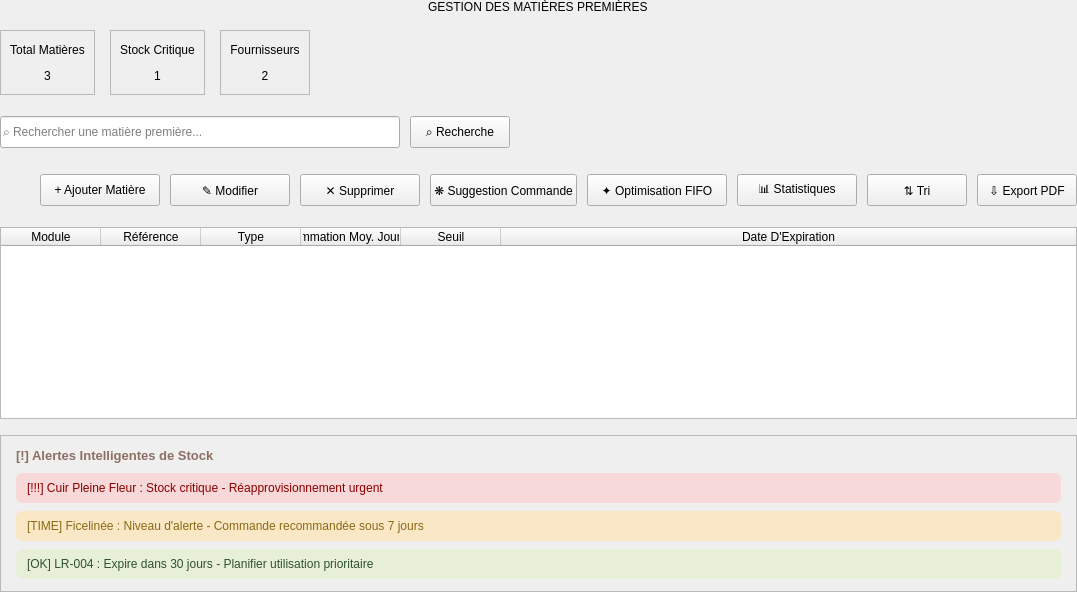
            <widget class="QWidget" name="rawMaterialsPage">
             <layout class="QVBoxLayout" name="verticalLayout_9">
              <property name="spacing">
               <number>16</number>
              </property>
              <property name="leftMargin">
               <number>0</number>
              </property>
              <property name="topMargin">
               <number>0</number>
              </property>
              <property name="rightMargin">
               <number>0</number>
              </property>
              <property name="bottomMargin">
               <number>0</number>
              </property>
              <item alignment="Qt::AlignmentFlag::AlignHCenter">
               <widget class="QLabel" name="matiereTitle">
                <property name="text">
                 <string>GESTION DES MATIÈRES PREMIÈRES</string>
                </property>
               </widget>
              </item>
              <item>
               <widget class="QWidget" name="statsContainerMatiere" native="true">
                <property name="minimumSize">
                 <size>
                  <width>0</width>
                  <height>65</height>
                 </size>
                </property>
                <property name="maximumSize">
                 <size>
                  <width>16777215</width>
                  <height>65</height>
                 </size>
                </property>
                <layout class="QHBoxLayout" name="horizontalLayout_8">
                 <property name="spacing">
                  <number>15</number>
                 </property>
                 <property name="leftMargin">
                  <number>0</number>
                 </property>
                 <property name="topMargin">
                  <number>0</number>
                 </property>
                 <property name="rightMargin">
                  <number>0</number>
                 </property>
                 <property name="bottomMargin">
                  <number>0</number>
                 </property>
                 <item>
                  <widget class="QFrame" name="statsCardMatiere1">
                   <property name="frameShape">
                    <enum>QFrame::Shape::StyledPanel</enum>
                   </property>
                   <layout class="QVBoxLayout" name="verticalLayout_10">
                    <item>
                     <widget class="QLabel" name="statsLabelMatiere1">
                      <property name="text">
                       <string>Total Matières</string>
                      </property>
                      <property name="alignment">
                       <set>Qt::AlignmentFlag::AlignCenter</set>
                      </property>
                     </widget>
                    </item>
                    <item>
                     <widget class="QLabel" name="statsValueMatiere1">
                      <property name="text">
                       <string>3</string>
                      </property>
                      <property name="alignment">
                       <set>Qt::AlignmentFlag::AlignCenter</set>
                      </property>
                     </widget>
                    </item>
                   </layout>
                  </widget>
                 </item>
                 <item>
                  <widget class="QFrame" name="statsCardMatiere2">
                   <property name="frameShape">
                    <enum>QFrame::Shape::StyledPanel</enum>
                   </property>
                   <layout class="QVBoxLayout" name="verticalLayout_11">
                    <item>
                     <widget class="QLabel" name="statsLabelMatiere2">
                      <property name="text">
                       <string>Stock Critique</string>
                      </property>
                      <property name="alignment">
                       <set>Qt::AlignmentFlag::AlignCenter</set>
                      </property>
                     </widget>
                    </item>
                    <item>
                     <widget class="QLabel" name="statsValueMatiere2">
                      <property name="text">
                       <string>1</string>
                      </property>
                      <property name="alignment">
                       <set>Qt::AlignmentFlag::AlignCenter</set>
                      </property>
                     </widget>
                    </item>
                   </layout>
                  </widget>
                 </item>
                 <item>
                  <widget class="QFrame" name="statsCardMatiere3">
                   <property name="frameShape">
                    <enum>QFrame::Shape::StyledPanel</enum>
                   </property>
                   <layout class="QVBoxLayout" name="verticalLayout_12">
                    <item>
                     <widget class="QLabel" name="statsLabelMatiere3">
                      <property name="text">
                       <string>Fournisseurs</string>
                      </property>
                      <property name="alignment">
                       <set>Qt::AlignmentFlag::AlignCenter</set>
                      </property>
                     </widget>
                    </item>
                    <item>
                     <widget class="QLabel" name="statsValueMatiere3">
                      <property name="text">
                       <string>2</string>
                      </property>
                      <property name="alignment">
                       <set>Qt::AlignmentFlag::AlignCenter</set>
                      </property>
                     </widget>
                    </item>
                   </layout>
                  </widget>
                 </item>
                 <item>
                  <spacer name="horizontalSpacer_6">
                   <property name="orientation">
                    <enum>Qt::Orientation::Horizontal</enum>
                   </property>
                   <property name="sizeHint" stdset="0">
                    <size>
                     <width>40</width>
                     <height>20</height>
                    </size>
                   </property>
                  </spacer>
                 </item>
                </layout>
               </widget>
              </item>
              <item>
               <widget class="QWidget" name="searchWidget" native="true">
                <property name="minimumSize">
                 <size>
                  <width>0</width>
                  <height>42</height>
                 </size>
                </property>
                <layout class="QHBoxLayout" name="searchLayout">
                 <property name="spacing">
                  <number>10</number>
                 </property>
                 <property name="leftMargin">
                  <number>0</number>
                 </property>
                 <property name="topMargin">
                  <number>0</number>
                 </property>
                 <property name="rightMargin">
                  <number>0</number>
                 </property>
                 <property name="bottomMargin">
                  <number>0</number>
                 </property>
                 <item>
                  <widget class="QLineEdit" name="searchBoxMatiere">
                   <property name="minimumSize">
                    <size>
                     <width>400</width>
                     <height>32</height>
                    </size>
                   </property>
                   <property name="maximumSize">
                    <size>
                     <width>400</width>
                     <height>32</height>
                    </size>
                   </property>
                   <property name="placeholderText">
                    <string>⌕ Rechercher une matière première...</string>
                   </property>
                  </widget>
                 </item>
                 <item>
                  <widget class="QPushButton" name="btnRecherche">
                   <property name="minimumSize">
                    <size>
                     <width>100</width>
                     <height>32</height>
                    </size>
                   </property>
                   <property name="text">
                    <string>⌕ Recherche</string>
                   </property>
                  </widget>
                 </item>
                 <item>
                  <spacer name="searchSpacer">
                   <property name="orientation">
                    <enum>Qt::Orientation::Horizontal</enum>
                   </property>
                   <property name="sizeHint" stdset="0">
                    <size>
                     <width>40</width>
                     <height>20</height>
                    </size>
                   </property>
                  </spacer>
                 </item>
                </layout>
               </widget>
              </item>
              <item>
               <widget class="QWidget" name="matiereButtonsWidget" native="true">
                <property name="minimumSize">
                 <size>
                  <width>0</width>
                  <height>42</height>
                 </size>
                </property>
                <property name="maximumSize">
                 <size>
                  <width>16777215</width>
                  <height>42</height>
                 </size>
                </property>
                <layout class="QHBoxLayout" name="horizontalLayout_7">
                 <property name="spacing">
                  <number>10</number>
                 </property>
                 <property name="leftMargin">
                  <number>0</number>
                 </property>
                 <property name="topMargin">
                  <number>0</number>
                 </property>
                 <property name="rightMargin">
                  <number>0</number>
                 </property>
                 <property name="bottomMargin">
                  <number>0</number>
                 </property>
                 <item>
                  <spacer name="horizontalSpacer_5">
                   <property name="orientation">
                    <enum>Qt::Orientation::Horizontal</enum>
                   </property>
                   <property name="sizeHint" stdset="0">
                    <size>
                     <width>40</width>
                     <height>20</height>
                    </size>
                   </property>
                  </spacer>
                 </item>
                 <item>
                  <widget class="QPushButton" name="btnAddMatiere">
                   <property name="minimumSize">
                    <size>
                     <width>120</width>
                     <height>32</height>
                    </size>
                   </property>
                   <property name="text">
                    <string>+ Ajouter Matière</string>
                   </property>
                  </widget>
                 </item>
                 <item>
                  <widget class="QPushButton" name="btnEditMatiere">
                   <property name="minimumSize">
                    <size>
                     <width>120</width>
                     <height>32</height>
                    </size>
                   </property>
                   <property name="text">
                    <string>✎ Modifier</string>
                   </property>
                  </widget>
                 </item>
                 <item>
                  <widget class="QPushButton" name="btnDeleteMatiere">
                   <property name="minimumSize">
                    <size>
                     <width>120</width>
                     <height>32</height>
                    </size>
                   </property>
                   <property name="text">
                    <string>✕ Supprimer</string>
                   </property>
                  </widget>
                 </item>
                 <item>
                  <widget class="QPushButton" name="btnSuggestion">
                   <property name="minimumSize">
                    <size>
                     <width>140</width>
                     <height>32</height>
                    </size>
                   </property>
                   <property name="text">
                    <string>❋ Suggestion Commande</string>
                   </property>
                  </widget>
                 </item>
                 <item>
                  <widget class="QPushButton" name="btnOptimisation">
                   <property name="minimumSize">
                    <size>
                     <width>140</width>
                     <height>32</height>
                    </size>
                   </property>
                   <property name="text">
                    <string>✦ Optimisation FIFO</string>
                   </property>
                  </widget>
                 </item>
                 <item>
                  <widget class="QPushButton" name="btnStatistiques">
                   <property name="minimumSize">
                    <size>
                     <width>120</width>
                     <height>32</height>
                    </size>
                   </property>
                   <property name="text">
                    <string>📊 Statistiques</string>
                   </property>
                  </widget>
                 </item>
                 <item>
                  <widget class="QPushButton" name="btnTri">
                   <property name="minimumSize">
                    <size>
                     <width>100</width>
                     <height>32</height>
                    </size>
                   </property>
                   <property name="text">
                    <string>⇅ Tri</string>
                   </property>
                  </widget>
                 </item>
                 <item>
                  <widget class="QPushButton" name="btnExportMatiere">
                   <property name="minimumSize">
                    <size>
                     <width>100</width>
                     <height>32</height>
                    </size>
                   </property>
                   <property name="text">
                    <string>⇩ Export PDF</string>
                   </property>
                  </widget>
                 </item>
                </layout>
               </widget>
              </item>
              <item>
               <widget class="QTableWidget" name="matiereTable">
                <property name="enabled">
                 <bool>true</bool>
                </property>
                <property name="editTriggers">
                 <set>QAbstractItemView::EditTrigger::NoEditTriggers</set>
                </property>
                <property name="alternatingRowColors">
                 <bool>true</bool>
                </property>
                <property name="selectionBehavior">
                 <enum>QAbstractItemView::SelectionBehavior::SelectRows</enum>
                </property>
                <property name="showGrid">
                 <bool>true</bool>
                </property>
                <property name="sortingEnabled">
                 <bool>true</bool>
                </property>
                <attribute name="horizontalHeaderStretchLastSection">
                 <bool>true</bool>
                </attribute>
                <column>
                 <property name="text">
                  <string>Module</string>
                 </property>
                </column>
                <column>
                 <property name="text">
                  <string>Référence</string>
                 </property>
                </column>
                <column>
                 <property name="text">
                  <string>Type</string>
                 </property>
                </column>
                <column>
                 <property name="text">
                  <string>Consommation Moy. Journalière</string>
                 </property>
                </column>
                <column>
                 <property name="text">
                  <string>Seuil</string>
                 </property>
                </column>
                <column>
                 <property name="text">
                  <string>Date D'Expiration</string>
                 </property>
                </column>
               </widget>
              </item>
              <item>
               <widget class="QFrame" name="alertCardMatiere">
                <property name="frameShape">
                 <enum>QFrame::Shape::StyledPanel</enum>
                </property>
                <layout class="QVBoxLayout" name="verticalLayout_13">
                 <property name="spacing">
                  <number>10</number>
                 </property>
                 <property name="leftMargin">
                  <number>15</number>
                 </property>
                 <property name="topMargin">
                  <number>12</number>
                 </property>
                 <property name="rightMargin">
                  <number>15</number>
                 </property>
                 <property name="bottomMargin">
                  <number>12</number>
                 </property>
                 <item>
                  <widget class="QLabel" name="alertTitleMatiere">
                   <property name="styleSheet">
                    <string notr="true">font-weight: bold; font-size: 13px; color: #8D6E63;</string>
                   </property>
                   <property name="text">
                    <string>[!] Alertes Intelligentes de Stock</string>
                   </property>
                  </widget>
                 </item>
                 <item>
                  <widget class="QWidget" name="alertsContainer" native="true">
                   <layout class="QVBoxLayout" name="verticalLayout_14">
                    <property name="spacing">
                     <number>8</number>
                    </property>
                    <property name="leftMargin">
                     <number>0</number>
                    </property>
                    <property name="topMargin">
                     <number>0</number>
                    </property>
                    <property name="rightMargin">
                     <number>0</number>
                    </property>
                    <property name="bottomMargin">
                     <number>0</number>
                    </property>
                    <item>
                     <widget class="QLabel" name="alert1">
                      <property name="styleSheet">
                       <string notr="true">background-color: #f7d9d9; padding: 8px; border-radius: 6px; color: #8B0000;</string>
                      </property>
                      <property name="text">
                       <string>[!!!] Cuir Pleine Fleur : Stock critique - Réapprovisionnement urgent</string>
                      </property>
                     </widget>
                    </item>
                    <item>
                     <widget class="QLabel" name="alert2">
                      <property name="styleSheet">
                       <string notr="true">background-color: #f9e7c6; padding: 8px; border-radius: 6px; color: #8B6914;</string>
                      </property>
                      <property name="text">
                       <string>[TIME] Ficelinée : Niveau d'alerte - Commande recommandée sous 7 jours</string>
                      </property>
                     </widget>
                    </item>
                    <item>
                     <widget class="QLabel" name="alert3">
                      <property name="styleSheet">
                       <string notr="true">background-color: #e7f0d6; padding: 8px; border-radius: 6px; color: #2F5233;</string>
                      </property>
                      <property name="text">
                       <string>[OK] LR-004 : Expire dans 30 jours - Planifier utilisation prioritaire</string>
                      </property>
                     </widget>
                    </item>
                   </layout>
                  </widget>
                 </item>
                </layout>
               </widget>
              </item>
             </layout>
            </widget>
